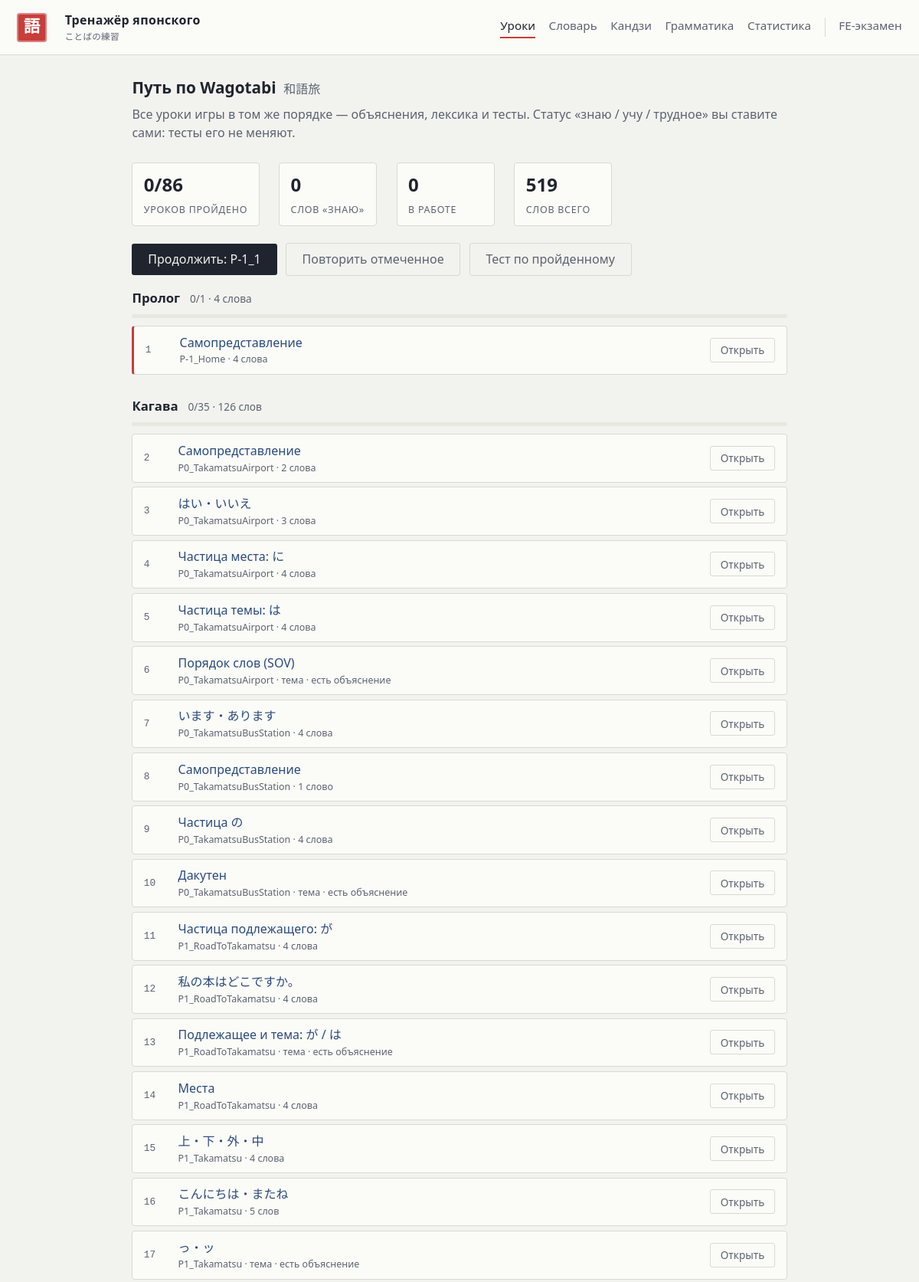
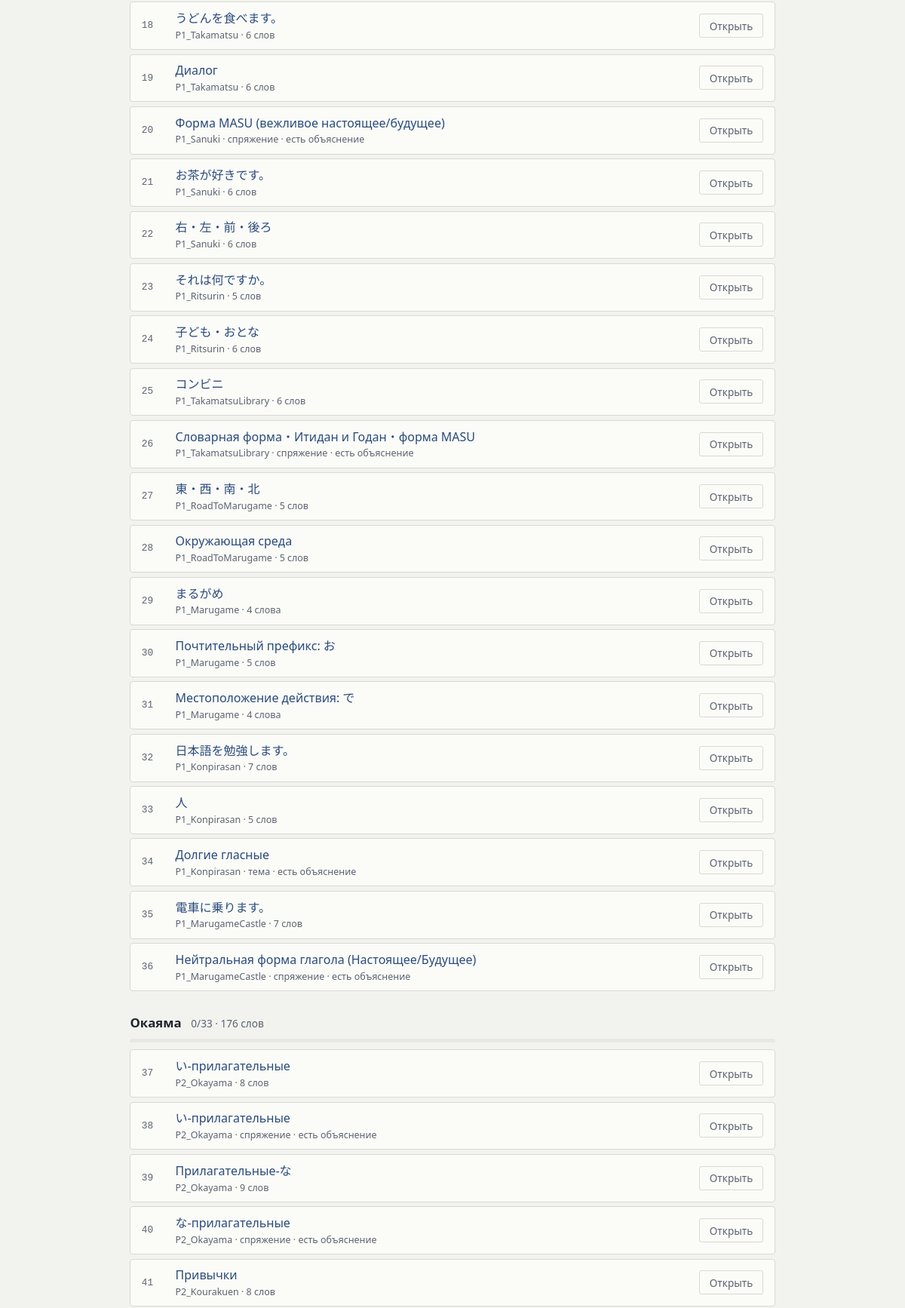
The page / (upper part) on the database its author committed (2 pictures, top to bottom).
### tables this page shows
CREATE TABLE wg_lesson (
    id             TEXT PRIMARY KEY,
    ord            INTEGER NOT NULL,
    kind           TEXT NOT NULL,          -- words | conjugation | topic
    chapter        TEXT NOT NULL DEFAULT '',
    chapter_index  INTEGER NOT NULL DEFAULT 0,
    location       TEXT NOT NULL DEFAULT '',
    title_ru       TEXT NOT NULL DEFAULT '',
    title_en       TEXT NOT NULL DEFAULT '',
    explanation_ru TEXT NOT NULL DEFAULT '',
    explanation_en TEXT NOT NULL DEFAULT '',
    has_grammar    INTEGER NOT NULL DEFAULT 0
);

### app/routers/pages.py (the view)
@router.get("/")
async def index(request: Request):
    conn = await db.get_db()
    lessons = await content.lessons_full(conn)
    lesson_progress = await progress.lesson_map(conn)
    chapters = progress.chapters(lessons, lesson_progress)
    current = progress.current_lesson(lessons, lesson_progress)
    total_words = (await content.fetch_one(conn, "SELECT COUNT(*) AS n FROM wg_word"))["n"]
    word_marks = await marks.counts(conn, "word", total_words)
    return templates.TemplateResponse(request, "index.html", {
        "chapters": chapters,
        "current": current,
        "done": sum(1 for x in lessons if lesson_progress.get(x["id"], {}).get("completed_at")),
        "total": len(lessons),
        "word_marks": word_marks,
        "total_words": total_words,
    })

### app/templates/index.html (shortened to what this page needs)
{% extends "base.html" %}
{% block content %}
<h1>Путь по Wagotabi<span class="jp">和語旅</span></h1>
<p class="lead">Все уроки игры в том же порядке — объяснения, лексика и тесты. Статус
«знаю / учу / трудное» вы ставите сами: тесты его не меняют.</p>
<div class="stat-row">
  <div class="stat"><b>{{ done }}/{{ total }}</b><span>уроков пройдено</span></div>
  <div class="stat"><b>{{ word_marks.known }}</b><span>слов «знаю»</span></div>
  <div class="stat"><b>{{ word_marks.hard + word_marks.learning }}</b><span>в работе</span></div>
  <div class="stat"><b>{{ total_words }}</b><span>слов всего</span></div>
</div>
<div class="toolbar">
  {% if current %}
  <a class="btn" href="/lesson/{{ current.id }}">Продолжить: {{ current.id }}</a>
  {% endif %}
  <a class="btn ghost" href="/quiz?mode=marked">Повторить отмеченное</a>
  <a class="btn ghost" href="/quiz?mode=all">Тест по пройденному</a>
</div>
{% for chapter in chapters %}
<section class="chapter">
  <div class="chapter-head">
    <h2>{{ chapter.title or 'Без главы' }}</h2>
    <span class="muted">{{ chapter.done }}/{{ chapter.total }} · {{ chapter.words }} {{ chapter.words | plural("слово", "слова", "слов") }}</span>
  </div>
  <div class="bar" style="margin-bottom:.6rem"><i style="width:{{ chapter.percent }}%"></i></div>
  {% for lesson in chapter.lessons %}
  <div class="lesson {% if lesson.done %}done{% elif current and lesson.id == current.id %}current{% endif %}">
    <span class="num">{{ lesson.ord }}</span>
    <span class="name">
      <a href="/lesson/{{ lesson.id }}">{{ lesson.title_ru or lesson.id }}</a>
      <small>
        {{ lesson.location }}
        {%- if lesson.kind == 'conjugation' %} · спряжение
        {%- elif lesson.kind == 'topic' %} · тема
        {%- elif lesson.word_count %} · {{ lesson.word_count }} {{ lesson.word_count | plural("слово", "слова", "слов") }}{% endif %}
        {%- if lesson.explanation_ru %} · есть объяснение{% endif %}
      </small>
    </span>
    <a class="btn small ghost" href="/lesson/{{ lesson.id }}">Открыть</a>
  </div>
  {% endfor %}
</section>
{% endfor %}
{% endblock %}

### app/static/style.css (style rules this page uses)
:root { --paper: #f2f3ef; --card: #fbfbf8; --ink: #20242e; --ink-soft: #5c6270; --ai: #2a4b7c; --shu: #c73e3a; --matcha: #4f7d5c; --kuchiba: #b5813f; --line: #d8dad1; --grid: #e7e8e0; --jp-serif: "Noto Serif JP", "Hiragino Mincho ProN", "Yu Mincho", "MS PMincho", serif; --ui: system-ui, "Segoe UI", Roboto, sans-serif; --mono: "Cascadia Code", Consolas, monospace; }
* { box-sizing: border-box; }
body { margin: 0; background: var(--paper); color: var(--ink); font-family: var(--ui); font-size: 16px; line-height: 1.55; }
a { color: var(--ai); text-decoration: none; }
h1 { font-size: 1.3rem; font-weight: 600; margin: 0 0 .4rem; }
h1 .jp { font-family: var(--jp-serif); color: var(--ink-soft); font-weight: 400; margin-left: .6rem; font-size: 1rem; }
h2 { font-size: 1.05rem; font-weight: 600; margin: 2rem 0 .8rem; }
.lead { color: var(--ink-soft); margin: 0 0 1.6rem; }
.btn { display: inline-block; font: inherit; padding: .5rem 1.3rem; cursor: pointer; background: var(--ink); color: var(--paper); border: none; border-radius: 3px; text-decoration: none; }
.btn.ghost { background: transparent; color: var(--ink-soft); border: 1px solid var(--line); }
.btn.small { padding: .28rem .8rem; font-size: .85rem; }
.bar { height: 5px; background: var(--grid); border-radius: 3px; overflow: hidden; }
.muted { color: var(--ink-soft); }
.small { font-size: .85rem; }
.stat-row { display: flex; gap: 1.6rem; flex-wrap: wrap; margin-bottom: 1.4rem; }
.stat { background: var(--card); border: 1px solid var(--line); border-radius: 4px; padding: .6rem .9rem; min-width: 8rem; }
.stat b { display: block; font-size: 1.5rem; font-weight: 600; }
.stat span { color: var(--ink-soft); font-size: .78rem; text-transform: uppercase; letter-spacing: .06em; }
.chapter { margin-bottom: 1.8rem; }
.chapter-head { display: flex; align-items: baseline; gap: .8rem; margin-bottom: .5rem; }
.chapter-head h2 { margin: 0; }
.chapter-head .muted { font-size: .85rem; }
.lesson { display: flex; align-items: center; gap: .8rem; padding: .55rem .9rem; margin-bottom: .35rem; background: var(--card); border: 1px solid var(--line); border-radius: 4px; }
.lesson.current { border-left: 3px solid var(--shu); }
.lesson .num { font-family: var(--mono); font-size: .8rem; color: var(--ink-soft); min-width: 2rem; }
.lesson .name { flex: 1; min-width: 0; }
.lesson .name small { display: block; color: var(--ink-soft); font-size: .78rem; }
.toolbar { display: flex; gap: .7rem; flex-wrap: wrap; margin-bottom: 1rem; align-items: center; }

### rows shown on the page
wg_lesson: id "P-1_1", chapter "Пролог", done "0", total "1", words "4", words|plural "слова", ord "1", title_ru "Самопредставление", location "P-1_Home", word_count "4", word_count|plural "слова"
wg_lesson: chapter "Кагава", done "0", total "35", words "126", words|plural "слов", ord "2", title_ru "Самопредставление", location "P0_TakamatsuAirport", word_count "2", word_count|plural "слова"
wg_lesson: ord "3", title_ru "はい・いいえ", location "P0_TakamatsuAirport", word_count "3", word_count|plural "слова"
wg_lesson: ord "4", title_ru "Частица места: に", location "P0_TakamatsuAirport", word_count "4", word_count|plural "слова"
wg_lesson: ord "5", title_ru "Частица темы: は", location "P0_TakamatsuAirport", word_count "4", word_count|plural "слова"
wg_lesson: ord "6", title_ru "Порядок слов (SOV)", location "P0_TakamatsuAirport", kind "· тема", shows "· есть объяснение"
wg_lesson: ord "7", title_ru "います・あります", location "P0_TakamatsuBusStation", word_count "4", word_count|plural "слова"
wg_lesson: ord "8", title_ru "Самопредставление", location "P0_TakamatsuBusStation", word_count "1", word_count|plural "слово"
wg_lesson: ord "9", title_ru "Частица の", location "P0_TakamatsuBusStation", word_count "4", word_count|plural "слова"
wg_lesson: ord "10", title_ru "Дакутен", location "P0_TakamatsuBusStation", kind "· тема", shows "· есть объяснение"
wg_lesson: ord "11", title_ru "Частица подлежащего: が", location "P1_RoadToTakamatsu", word_count "4", word_count|plural "слова"
wg_lesson: ord "12", title_ru "私の本はどこですか。", location "P1_RoadToTakamatsu", word_count "4", word_count|plural "слова"
wg_lesson: ord "13", title_ru "Подлежащее и тема: が / は", location "P1_RoadToTakamatsu", kind "· тема", shows "· есть объяснение"
wg_lesson: ord "14", title_ru "Места", location "P1_RoadToTakamatsu", word_count "4", word_count|plural "слова"
wg_lesson: ord "15", title_ru "上・下・外・中", location "P1_Takamatsu", word_count "4", word_count|plural "слова"
wg_lesson: ord "16", title_ru "こんにちは・またね", location "P1_Takamatsu", word_count "5", word_count|plural "слов"
wg_lesson: ord "17", title_ru "っ・ッ", location "P1_Takamatsu", kind "· тема", shows "· есть объяснение"
wg_lesson: ord "18", title_ru "うどんを食べます。", location "P1_Takamatsu", word_count "6", word_count|plural "слов"
wg_lesson: ord "19", title_ru "Диалог", location "P1_Takamatsu", word_count "6", word_count|plural "слов"
wg_lesson: ord "20", title_ru "Форма MASU (вежливое настоящее/будущее)", location "P1_Sanuki", kind "· спряжение", shows "· есть объяснение"
wg_lesson: ord "21", title_ru "お茶が好きです。", location "P1_Sanuki", word_count "6", word_count|plural "слов"
wg_lesson: ord "22", title_ru "右・左・前・後ろ", location "P1_Sanuki", word_count "6", word_count|plural "слов"
wg_lesson: ord "23", title_ru "それは何ですか。", location "P1_Ritsurin", word_count "5", word_count|plural "слов"
wg_lesson: ord "24", title_ru "子ども・おとな", location "P1_Ritsurin", word_count "6", word_count|plural "слов"
wg_lesson: ord "25", title_ru "コンビニ", location "P1_TakamatsuLibrary", word_count "6", word_count|plural "слов"
wg_lesson: ord "26", title_ru "Словарная форма・Итидан и Годан・форма MASU", location "P1_TakamatsuLibrary", kind "· спряжение", shows "· есть объяснение"
wg_lesson: ord "27", title_ru "東・西・南・北", location "P1_RoadToMarugame", word_count "5", word_count|plural "слов"
wg_lesson: ord "28", title_ru "Окружающая среда", location "P1_RoadToMarugame", word_count "5", word_count|plural "слов"
wg_lesson: ord "29", title_ru "まるがめ", location "P1_Marugame", word_count "4", word_count|plural "слова"
wg_lesson: ord "30", title_ru "Почтительный префикс: お", location "P1_Marugame", word_count "5", word_count|plural "слов"
wg_lesson: ord "31", title_ru "Местоположение действия: で", location "P1_Marugame", word_count "4", word_count|plural "слова"
wg_lesson: ord "32", title_ru "日本語を勉強します。", location "P1_Konpirasan", word_count "7", word_count|plural "слов"
wg_lesson: ord "33", title_ru "人", location "P1_Konpirasan", word_count "5", word_count|plural "слов"
wg_lesson: ord "34", title_ru "Долгие гласные", location "P1_Konpirasan", kind "· тема", shows "· есть объяснение"
wg_lesson: ord "35", title_ru "電車に乗ります。", location "P1_MarugameCastle", word_count "7", word_count|plural "слов"
wg_lesson: ord "36", title_ru "Нейтральная форма глагола (Настоящее/Будущее)", location "P1_MarugameCastle", kind "· спряжение", shows "· есть объяснение"
wg_lesson: chapter "Окаяма", done "0", total "33", words "176", words|plural "слов", ord "37", title_ru "い-прилагательные", location "P2_Okayama", word_count "8", word_count|plural "слов"
wg_lesson: ord "38", title_ru "い-прилагательные", location "P2_Okayama", kind "· спряжение", shows "· есть объяснение"
wg_lesson: ord "39", title_ru "Прилагательные-な", location "P2_Okayama", word_count "9", word_count|plural "слов"
wg_lesson: ord "40", title_ru "な-прилагательные", location "P2_Okayama", kind "· спряжение", shows "· есть объяснение"
wg_lesson: ord "41", title_ru "Привычки", location "P2_Kourakuen", word_count "8", word_count|plural "слов"

### other values the page prints
{{ done }} "0"
{{ total }} "86"
{{ word_marks.known }} "0"
{{ word_marks.hard + word_marks.learning }} "0"
{{ total_words }} "519"
